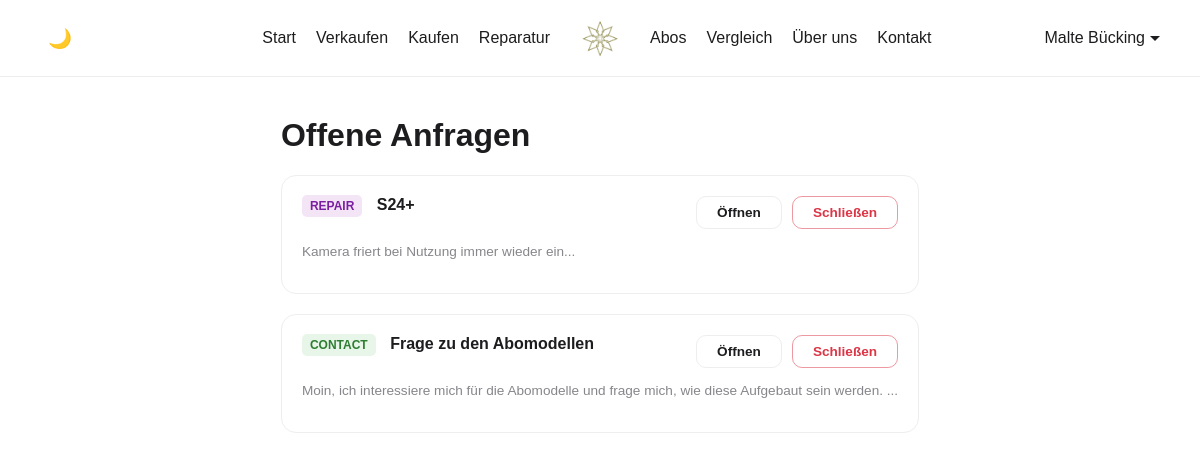
/sites/mitarbeiter.php (signed in), run on the app's committed database.
### tables this page shows
CREATE TABLE repair_requests (
            id INTEGER PRIMARY KEY AUTOINCREMENT,
            device_name TEXT NOT NULL,
            repair_type TEXT NOT NULL,
            email TEXT NOT NULL,
            description TEXT NOT NULL,
            status TEXT DEFAULT 'offen',
            created_at DATETIME DEFAULT CURRENT_TIMESTAMP
        );

CREATE TABLE contact_requests (
            id INTEGER PRIMARY KEY AUTOINCREMENT,
            name TEXT,
            email TEXT NOT NULL,
            subject TEXT NOT NULL,
            message TEXT NOT NULL,
            status TEXT DEFAULT 'offen',
            created_at DATETIME DEFAULT CURRENT_TIMESTAMP
        );

### sites/mitarbeiter.php (the view, shortened to what this page needs)
<?php
require_once '../database/db.php';
$repairs = $conn->query("SELECT *, 'repair' as type FROM repair_requests WHERE status = 'offen'");
$contacts = $conn->query("SELECT *, 'contact' as type FROM contact_requests WHERE status = 'offen'");
?>
<!DOCTYPE html>
<html lang="de">
<head>
    <link rel="stylesheet" href="../assets/styles/basics.css">
    <link rel="stylesheet" href="../assets/styles/verkaufen.css">
</head>
<body>
    <div class="navbar">
        <div class="navbar-controls-mobile">
            <button id="theme-toggle" aria-label="Toggle Theme">
                <span class="icon-sun">☀️</span><span class="icon-moon">🌙</span>
            </button>
        </div>
        <div class="navbar-links-left desktop-only">
            <ul class="navbar-links-left-link"><a class="navbar-links-left-link-a" href="/">Start</a></ul>
            <ul class="navbar-links-left-link"><a class="navbar-links-left-link-a" href="verkaufen">Verkaufen</a></ul>
            <ul class="navbar-links-left-link"><a class="navbar-links-left-link-a" href="kaufen">Kaufen</a></ul>
            <ul class="navbar-links-left-link"><a class="navbar-links-left-link-a" href="reparieren">Reparatur</a></ul>
        </div>
        <div class="navbar-logo">
            <a href="/"><img class="navbar-logo-image" src="../assets/images/logo.png" alt="Logo"></a>
        </div>
        <div class="navbar-links-right desktop-only">
            <ul class="navbar-links-right-link"><a class="navbar-links-right-link-a" href="abos">Abos</a></ul>
            <ul class="navbar-links-right-link"><a class="navbar-links-right-link-a" href="vergleich">Vergleich</a></ul>
            <ul class="navbar-links-right-link"><a class="navbar-links-right-link-a" href="ueber-uns">Über uns</a></ul>
            <ul class="navbar-links-right-link"><a class="navbar-links-right-link-a" href="kontakt">Kontakt</a></ul>
            <li class="navbar-links-right-link dropdown right">
                <span class="nav-name">
                    <?php echo isset($_SESSION['user_name']) ? htmlspecialchars($_SESSION['user_name']) : 'Nutzerkonto'; ?>
                    <span class="arrow-down"></span>
                </span>
            </li>
        </div>
    </div>
    <main class="container">
        <h1 style="margin-top:40px;">Offene Anfragen</h1>
        <?php
        $all = [];
        while($r = $repairs->fetchArray(SQLITE3_ASSOC)) $all[] = $r;
        while($r = $contacts->fetchArray(SQLITE3_ASSOC)) $all[] = $r;
        foreach($all as $req): ?>
            <div class="request-card">
                <div style="display:flex; justify-content:space-between; margin-bottom:15px;">
                    <div><span class="tag tag-<?php echo $req['type']; ?>"><?php echo $req['type']; ?></span> <strong style="margin-left:10px;"><?php echo htmlspecialchars($req['device_name'] ?? $req['subject']); ?></strong></div>
                    <div style="display:flex; gap:10px;">
                        <a href="antrag?id=<?php echo $req['id']; ?>&type=<?php echo $req['type']; ?>" class="cta-button" style="padding:8px 20px; font-size:0.85rem;">Öffnen</a>
                        <form method="POST" style="margin:0;"><button type="submit" name="close_request" class="cta-button danger" style="padding:8px 20px; font-size:0.85rem;">Schließen</button></form>
                    </div>
                </div>
                <p style="font-size:0.85rem; color:var(--text-muted);"><?php echo htmlspecialchars(substr($req['description'] ?? $req['message'], 0, 100)) . '...'; ?></p>
            </div>
        <?php endforeach; ?>
    </main>
</body>
</html>

### assets/styles/basics.css (style rules this page uses)
*, *::before, *::after { box-sizing: border-box; }
:root { --primary-color: #007bff; --bg-color: #ffffff; --text-color: #1d1d1f; --text-muted: #86868b; --navbar-bg: #ffffff; --navbar-border: #eeeeee; --card-bg: #ffffff; --footer-bg: #ffffff; --transition: all 0.3s cubic-bezier(0.25, 0.8, 0.25, 1); }
html { overflow-x: hidden; }
body { display: flex; flex-direction: column; min-height: 100vh; background-color: var(--bg-color); color: var(--text-color); transition: background-color 0.3s ease, color 0.3s ease; margin: 0; font-family: 'Neuropol X Free', sans-serif; overflow-x: hidden; position: relative; }
button, input, select, textarea { font-family: inherit; }
h1, h2, h3, .hero-title, .page-title, .service-card-title { hyphens: auto; word-wrap: break-word; overflow-wrap: break-word; -webkit-hyphens: auto; }
.container { max-width: 1100px; margin: 0 auto; padding: 0 20px; }
.navbar { display: flex; align-items: center; gap: 40px; padding: 20px 40px; background-color: var(--navbar-bg); border-bottom: 1px solid var(--navbar-border); transition: var(--transition); position: sticky; top: 0; z-index: 1000; }
.navbar-links-left { display: flex; gap: 20px; margin: 0; padding: 0; flex: 1; justify-content: flex-end; margin-right: 30px; align-items: center; }
.navbar-links-right { display: flex; gap: 20px; margin: 0; padding: 0; flex: 1; justify-content: flex-start; margin-left: 30px; align-items: center; }
.navbar-links-left-link, .navbar-links-right-link { list-style: none; margin: 0; padding: 0; display: flex; align-items: center; }
.navbar-links-left-link-a, .navbar-links-right-link-a { text-decoration: none; color: var(--text-color); font-weight: 500; padding: 10px 0; line-height: 1; transition: var(--transition); }
.navbar-logo { position: absolute; left: 50%; transform: translateX(-50%); z-index: 1001; display: flex; align-items: center; justify-content: center; white-space: nowrap; pointer-events: none; }
.navbar-logo a { pointer-events: auto; }
.navbar-logo-image { position: relative; z-index: 11; height: 40px; width: auto; display: block; transition: transform 0.6s ease-in-out; }
.navbar-links-right-link.right { margin-left: auto; }
.dropdown { position: relative; display: inline-block; }
.nav-name { display: flex; align-items: center; gap: 5px; cursor: pointer; color: var(--text-color); font-weight: 500; }
.arrow-down { width: 0; height: 0; border-left: 5px solid transparent; border-right: 5px solid transparent; border-top: 5px solid var(--text-color); }
.navbar-controls-mobile { position: absolute; left: 40px; display: flex; align-items: center; gap: 5px; }
#theme-toggle { position: relative; background: none; border: none; color: var(--text-color); padding: 5px; border-radius: 50%; cursor: pointer; font-size: 1.2rem; transition: var(--transition); display: flex; align-items: center; justify-content: center; width: 40px; height: 40px; margin: 0; overflow: hidden; }
#theme-toggle .icon-sun, #theme-toggle .icon-moon { position: absolute; top: 50%; left: 50%; transform: translate(-50%, -50%) rotate(0deg); font-size: 1.2rem; opacity: 0; transition: opacity 0.3s ease, transform 0.3s ease; }
body:not(.dark-mode) #theme-toggle .icon-moon { opacity: 1; transform: translate(-50%, -50%) rotate(0deg); }
.navbar-logo-image { height: 40px; width: auto; display: block; transition: transform 0.6s ease-in-out, filter 0.5s ease; }

### assets/styles/verkaufen.css (style rules this page uses)
.cta-button { padding: 15px 25px; font-size: 1.1rem; font-weight: 600; border-radius: 10px; background-color: var(--card-bg); color: var(--text-color); font-family: inherit; border: 1px solid var(--navbar-border); cursor: pointer; text-decoration: none; display: inline-flex; align-items: center; justify-content: center; transition: var(--transition); }
.cta-button.danger { background-color: transparent; color: #dc3545; border: 1px solid rgba(220, 53, 69, 0.5); }

### sites/mitarbeiter.php (style rules this page uses)
.request-card { background: var(--card-bg); border: 1px solid var(--navbar-border); border-radius: 15px; padding: 20px; margin-bottom: 20px; }
.tag { padding: 4px 8px; border-radius: 5px; font-size: 0.75rem; font-weight: bold; text-transform: uppercase; }
.tag-repair { background: #f3e5f5; color: #7b1fa2; }
.tag-contact { background: #e8f5e9; color: #2e7d32; }

### data on the page
repair_requests: type "REPAIR", device_name "S24+", description "Kamera friert bei Nutzung immer wieder ein"
contact_requests: type "CONTACT", subject "Frage zu den Abomodellen", message "Moin, ich interessiere mich für die Abomodelle und frage mich, wie diese Aufgebaut sein werden."

### other printed values
$_SESSION['user_name'] "Malte Bücking"
